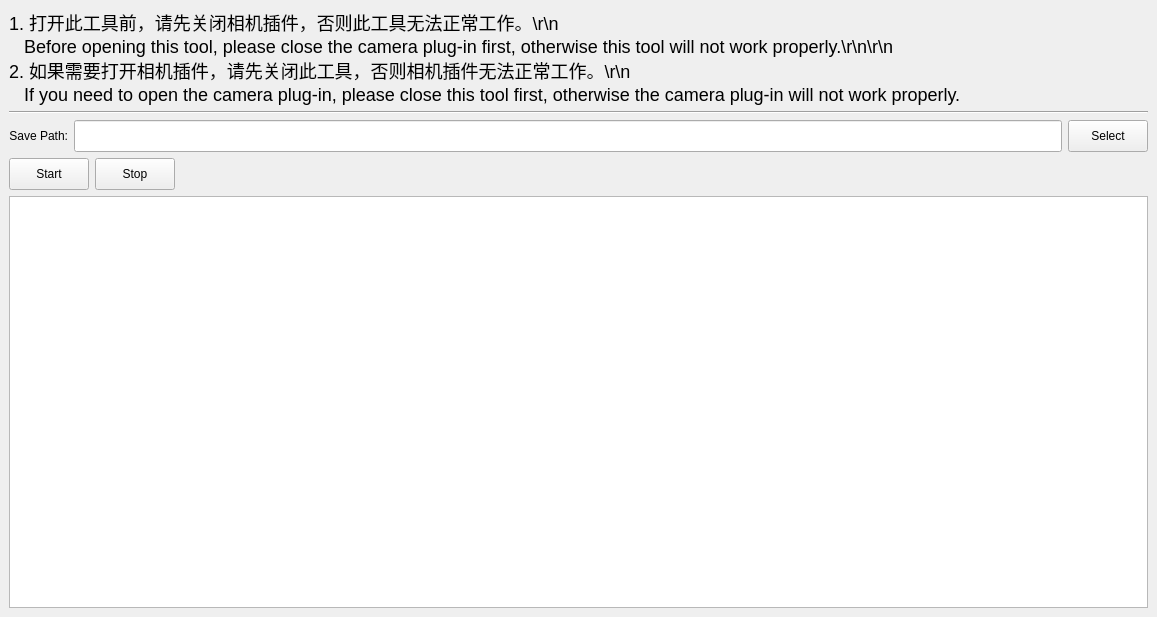
<?xml version="1.0" encoding="UTF-8"?>
<ui version="4.0">
 <class>MainWindow</class>
 <widget class="QMainWindow" name="MainWindow">
  <property name="geometry">
   <rect>
    <x>0</x>
    <y>0</y>
    <width>1157</width>
    <height>617</height>
   </rect>
  </property>
  <property name="windowTitle">
   <string>MainWindow</string>
  </property>
  <widget class="QWidget" name="centralwidget">
   <layout class="QVBoxLayout" name="verticalLayout">
    <item>
     <widget class="QLabel" name="labelInfo">
      <property name="styleSheet">
       <string notr="true">font-size:18px;</string>
      </property>
      <property name="text">
       <string>1. 打开此工具前，请先关闭相机插件，否则此工具无法正常工作。\r\n
   Before opening this tool, please close the camera plug-in first, otherwise this tool will not work properly.\r\n\r\n
2. 如果需要打开相机插件，请先关闭此工具，否则相机插件无法正常工作。\r\n
   If you need to open the camera plug-in, please close this tool first, otherwise the camera plug-in will not work properly.</string>
      </property>
      <property name="wordWrap">
       <bool>true</bool>
      </property>
     </widget>
    </item>
    <item>
     <widget class="Line" name="line">
      <property name="orientation">
       <enum>Qt::Horizontal</enum>
      </property>
     </widget>
    </item>
    <item>
     <layout class="QHBoxLayout" name="horizontalLayout">
      <item>
       <widget class="QLabel" name="label">
        <property name="text">
         <string>Save Path:</string>
        </property>
        <property name="alignment">
         <set>Qt::AlignRight|Qt::AlignTrailing|Qt::AlignVCenter</set>
        </property>
       </widget>
      </item>
      <item>
       <widget class="QLineEdit" name="lineEditPath">
        <property name="enabled">
         <bool>true</bool>
        </property>
        <property name="minimumSize">
         <size>
          <width>0</width>
          <height>32</height>
         </size>
        </property>
        <property name="maximumSize">
         <size>
          <width>16777215</width>
          <height>32</height>
         </size>
        </property>
       </widget>
      </item>
      <item>
       <widget class="QPushButton" name="btnSelect">
        <property name="minimumSize">
         <size>
          <width>0</width>
          <height>32</height>
         </size>
        </property>
        <property name="maximumSize">
         <size>
          <width>16777215</width>
          <height>32</height>
         </size>
        </property>
        <property name="text">
         <string>Select</string>
        </property>
       </widget>
      </item>
     </layout>
    </item>
    <item>
     <layout class="QHBoxLayout" name="horizontalLayout_2">
      <item>
       <widget class="QPushButton" name="btnStart">
        <property name="minimumSize">
         <size>
          <width>0</width>
          <height>32</height>
         </size>
        </property>
        <property name="maximumSize">
         <size>
          <width>16777215</width>
          <height>32</height>
         </size>
        </property>
        <property name="text">
         <string>Start</string>
        </property>
       </widget>
      </item>
      <item>
       <widget class="QPushButton" name="btnStop">
        <property name="minimumSize">
         <size>
          <width>0</width>
          <height>32</height>
         </size>
        </property>
        <property name="maximumSize">
         <size>
          <width>16777215</width>
          <height>32</height>
         </size>
        </property>
        <property name="text">
         <string>Stop</string>
        </property>
       </widget>
      </item>
      <item>
       <spacer name="horizontalSpacer">
        <property name="orientation">
         <enum>Qt::Horizontal</enum>
        </property>
        <property name="sizeHint" stdset="0">
         <size>
          <width>40</width>
          <height>20</height>
         </size>
        </property>
       </spacer>
      </item>
     </layout>
    </item>
    <item>
     <widget class="QTextBrowser" name="textBrowserLog"/>
    </item>
   </layout>
  </widget>
  <action name="actionTest">
   <property name="text">
    <string>Test</string>
   </property>
  </action>
 </widget>
 <resources/>
 <connections/>
</ui>
